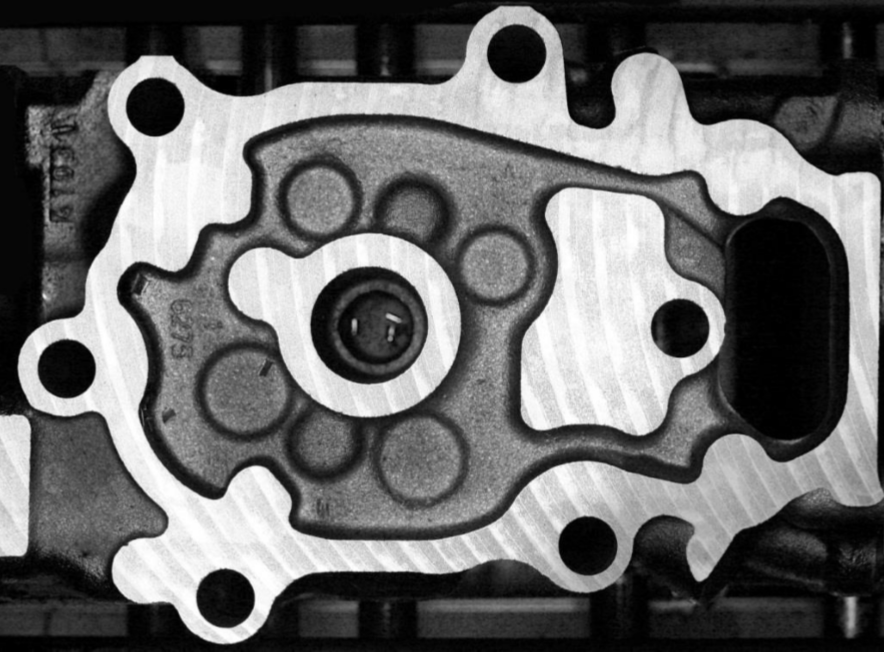
//> input picture MathGlTest/pictures/test.jpg, 884 x 652 px
$ ./main   (built with g++ and OpenCV 4)
//> lines starting //> are read from the running program, lines starting //| are printed output that depends on the picture; after the words box and inside, x2 and y2 are one past the last pixel; in counts of white or black regions, pixels touching at a corner belong together
//> further down, src is the input picture: 652 rows x 884 cols, CV_8UC3; min 0, max 255, mean 105
#include <opencv2/core.hpp>
#include <opencv2/imgproc.hpp>
#include <opencv2/highgui.hpp>

#include <iostream>
#include <algorithm>
#include <vector>

#include "mgl2/mgl.h"
using namespace std;
using namespace cv;


// [21 lines left out: function sample, not called in this run]

Mat my_drawHist(Mat gray)
{
	// 双峰法 分通道显示 计算直方图
	int histSize = 256;	// 直方图bin的个数
	float range[] = { 0, 256 };	// 输入数据的维度 灰度值范围为0-255
	const float* histRanges = { range };
	Mat hist;
	calcHist(&gray, 1, 0, Mat(), hist, 1, &histSize, &histRanges, true, false);
//> hist = 256 values, max 21004 at index 6, min 296 at index 255, mean 2251.4
	double hist_min;
	double hist_max;
	//int hist_min_index;
	//int hist_max_index;
	minMaxLoc(hist, &hist_min, &hist_max);
//> hist_min = 296; hist_max = 21004
	// 归一化
	int hist_h = 1024;
	int hist_w = 1024;
	int bin_w = hist_w / histSize;
	Mat histImage(hist_h, hist_w, CV_8UC3, Scalar(0, 0, 0)); // 创建黑色背景
	normalize(hist, hist, hist_h, 0, NORM_MINMAX, -1, Mat());
//> hist = 256 values, max 1024 at index 6, min 0 at index 255, mean 96.7

	// 绘制直方图
	Scalar yellow = Scalar(102, 255, 255);
	Scalar red = Scalar(0, 0, 255);
	int bin_h = hist_h / 8;
	float bin_frequency = hist_max / hist_h;
//> bin_frequency = 20.51
	for (int i = 0; i < 7; i++)
	{
		line(histImage, Point(0, hist_h - bin_h * (i + 1)), Point(hist_w - 1, hist_h - bin_h * (i + 1)), yellow, 1, 8);
		int frequency = bin_frequency * (i + 1);
		putText(histImage, format("%d", frequency * bin_h), Point(0, hist_h - bin_h * (i + 1)), FONT_HERSHEY_SIMPLEX, 1, yellow, 1, LINE_4);
	}
//> this loop made 7 passes
//> frequency on passes 1 to 7: 20, 41, 61, 82, 102, 123, 143
//> pass 1, in my_drawHist, `putText(histImage, format("%d", frequency * bin_h), Point(0, hist_h - ..`:
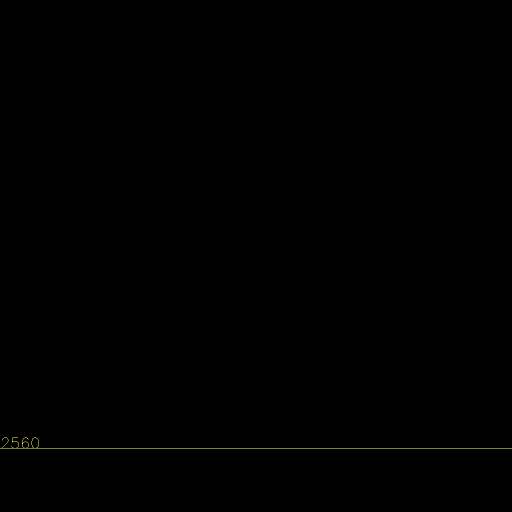
//> histImage: 1024 rows x 1024 cols, CV_8UC3 (shown at 1/2 size); mean B, G, R 0.1, 0.3, 0.3
//> pass 2, in my_drawHist, `putText(histImage, format("%d", frequency * bin_h), Point(0, hist_h - ..`:
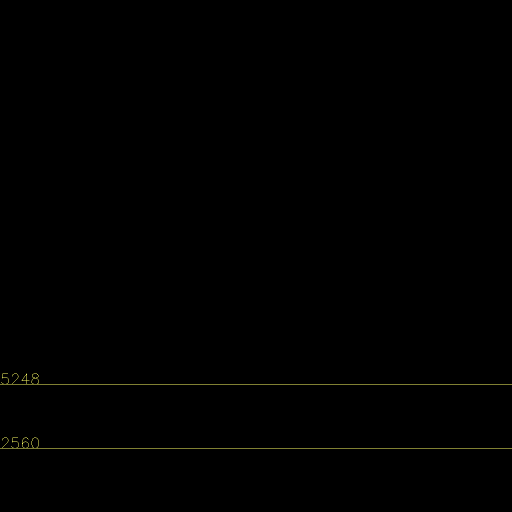
//> histImage: 1024 rows x 1024 cols, CV_8UC3 (shown at 1/2 size); 0.12% of pixels changed, all inside (x1, y1, x2, y2) = (0, 747, 1024, 769)
//> pass 3, in my_drawHist, `putText(histImage, format("%d", frequency * bin_h), Point(0, hist_h - ..`:
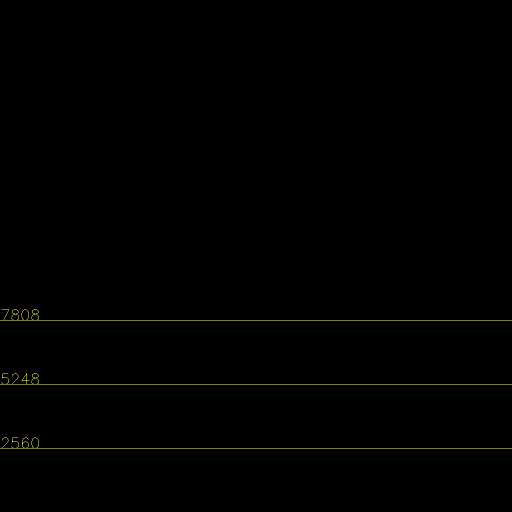
//> histImage: 1024 rows x 1024 cols, CV_8UC3 (shown at 1/2 size); 0.12% of pixels changed, all inside (x1, y1, x2, y2) = (0, 619, 1024, 641)
//> after the loop:
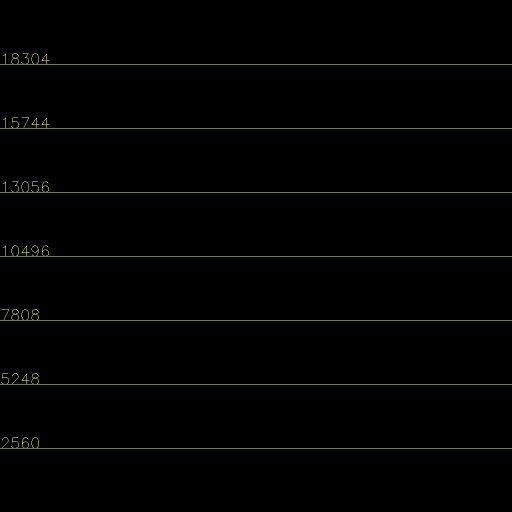
//> histImage: 1024 rows x 1024 cols, CV_8UC3 (shown at 1/2 size); 0.47% of pixels changed, all inside (x1, y1, x2, y2) = (0, 107, 1024, 513)


	RNG rng(123);
	Point line_start;
	Point line_end;

	line_start = Point(0, hist_h - cvRound(hist.at<float>(0)));
//> line_start = Point(0, 588)
	for (int i = 0; i < histSize; i++)
	{
		Scalar color = Scalar(rng.uniform(0, 255), rng.uniform(0, 255), rng.uniform(0, 255));
		rectangle(histImage, Point(i * bin_w, hist_h), Point((i + 1) * bin_w - 1, hist_h - cvRound(hist.at<float>(i))), color, -1);
		if ((i + 1) % 20 == 0)
		{
			putText(histImage, format("%d", i + 1), Point(Point(i * bin_w, hist_h)), FONT_HERSHEY_SIMPLEX, 1, yellow, 1, LINE_4);
		}
		if (hist.at<float>(i) == 0)
		{
			continue;
		}
		else
		{
			line_end = Point(i * bin_w, hist_h - cvRound(hist.at<float>(i)));
			line(histImage, line_start, line_end, Scalar(0, 0, 255), 1, LINE_4);

			// update
			line_start = line_end;

		}
	}
//> this loop made 256 passes
//> line_start on passes 1 to 12: Point(0, 588), Point(4, 454), Point(8, 455), Point(12, 487), Point(16, 515), Point(20, 518), Point(24, 0), Point(28, 641), Point(32, 688), Point(36, 733), Point(40, 758), Point(44, 789)
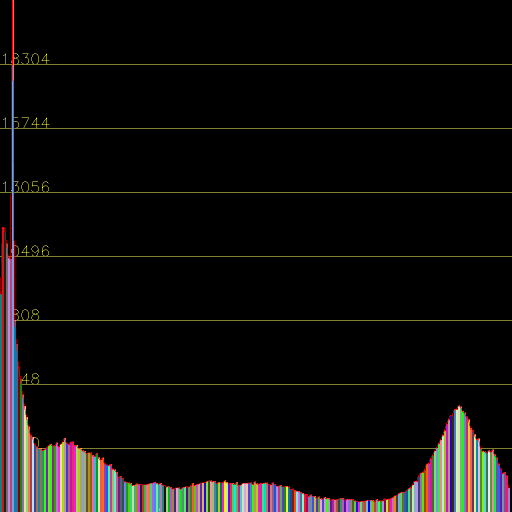
//> histImage: 1024 rows x 1024 cols, CV_8UC3 (shown at 1/2 size); 9.57% of pixels changed, all inside (x1, y1, x2, y2) = (0, 0, 1020, 1024)
	return histImage;
}

// [39 lines left out: functions my_hist, smgl_3wave, not called in this run]

int main(int argc, char** argv)
{
	Mat src, dst;
	src = imread("pictures/test.jpg", IMREAD_COLOR);//src 缩写为源文件 打开的文件名要加上格式 比如 jpg
	if (src.empty())
	{
		printf("could not load image....\n");
		return -1;//返回值为-1 表示异常
	}
	namedWindow("input", CV_WINDOW_AUTOSIZE);//创建一个窗口并命名
	imshow("input", src);//在指定窗口显示指定图片

	cvtColor(src, dst, COLOR_BGR2GRAY);

	Mat hist_img = my_drawHist(dst);
	imshow("hist_opencv", hist_img);
	//创建gr对象，指定图像大小为800x500,kind=0说明不使用OpenGL
//> (the run ends here: the program needs code that is not available in this run, at `mglGraph gr1(0, 800, 500);`)

$ run again, with MathGlTest/test.png saved as MathGlTest/pictures/test.jpg
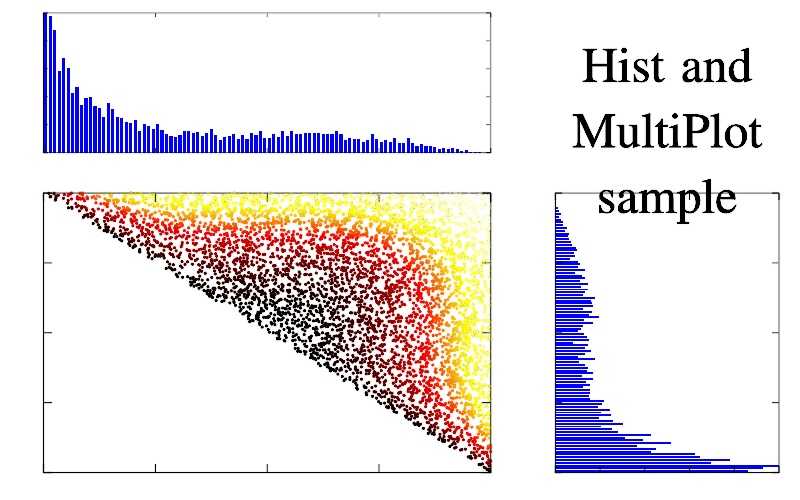
//> input picture MathGlTest/test.png, 800 x 500 px
//> src is the input picture: 500 rows x 800 cols, CV_8UC3; mean B, G, R 229.3, 226.5, 232.1
//> in my_drawHist, `calcHist(&gray, 1, 0, Mat(), hist, 1, &histSize, &histRanges, true, fa..`: hist = 256 values, max 278866 at index 255, min 49 at index 102, mean 1562.5
//> hist_min = 49; hist_max = 278866
//> in my_drawHist, `normalize(hist, hist, hist_h, 0, NORM_MINMAX, -1, Mat());`: hist = 256 values, max 1024 at index 255, min 0 at index 102, mean 5.56
//> bin_frequency = 272.3
//> the loop in my_drawHist, `for (int i = 0; i < 7; i++)` made 7 passes
//> frequency on passes 1 to 7: 272, 544, 816, 1089, 1361, 1633, 1906
//> after the loop in my_drawHist, `for (int i = 0; i < 7; i++)`:
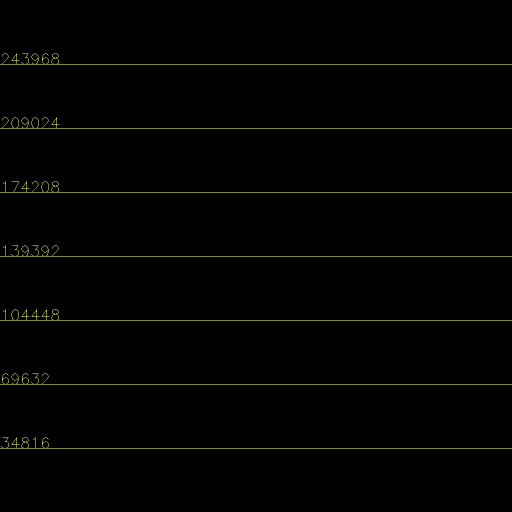
//> histImage: 1024 rows x 1024 cols, CV_8UC3 (shown at 1/2 size); mean B, G, R 0.9, 2.2, 2.2
//> in my_drawHist, `line_start = Point(0, hist_h - cvRound(hist.at<float>(0)));`: line_start = Point(0, 1009)
//> the loop in my_drawHist, `for (int i = 0; i < histSize; i++)` made 256 passes
//> line_start on passes 1 to 8: Point(0, 1009), Point(4, 1018), Point(8, 1021), Point(12, 1022), Point(16, 1023), Point(20, 1023), Point(24, 1023), Point(28, 1023)
//> after the loop in my_drawHist, `for (int i = 0; i < histSize; i++)`:
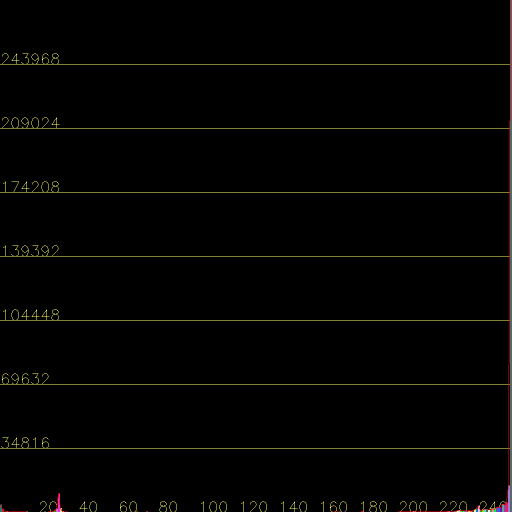
//> histImage: 1024 rows x 1024 cols, CV_8UC3 (shown at 1/2 size); 0.74% of pixels changed, all inside (x1, y1, x2, y2) = (0, 0, 1024, 1024)
